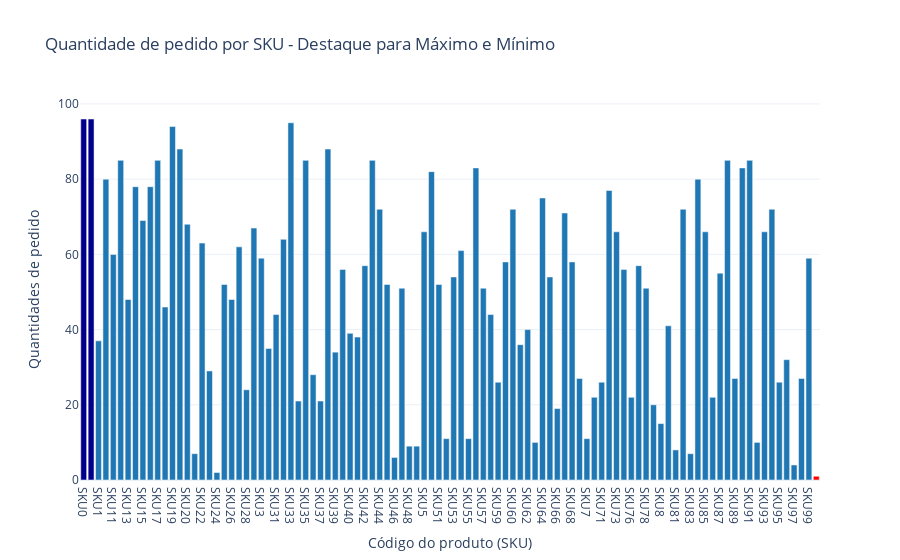

This figure's notebook cell:
### Markdown cell above
O gráfico de barras ilustra os níveis de estoque para cada SKU, com a altura das barras indicando o total de estoque disponível para cada produto.

A análise mostra uma considerável variação nos níveis de estoque entre os SKUs. Destacam-se os SKUs 12, 51 e 59, que apresentam os maiores níveis de estoque entre todos os analisados. Em contraste, o SKU 68 não está representado no gráfico, indicando que possui um nível de estoque de zero, ou seja, não há valores registrados para esse SKU.

### Code cell
# Agrupando os dados por SKU e somando as Qtd. de produto 
Qtde_de_pedido_por_SKU = TabcadeiaSup.groupby('Código do produto (SKU)')['Quantidades de pedido'].sum().reset_index()

# Identificando o valor máximo e mínimo
max_value = Qtde_de_pedido_por_SKU['Quantidades de pedido'].max()
min_value = Qtde_de_pedido_por_SKU['Quantidades de pedido'].min()

Qtde_de_pedido_por_SKU['Cor'] = Qtde_de_pedido_por_SKU['Quantidades de pedido'].apply(lambda x: 'darkblue' if x == max_value else ('red' if x == min_value else '#1f77b4'))

# Criando o gráfico de barras
Qtde_de_pedido_chart = px.bar(Qtde_de_pedido_por_SKU, 
                        x='Código do produto (SKU)', 
                        y='Quantidades de pedido', 
                        title='Quantidade de pedido por SKU - Destaque para Máximo e Mínimo',
                        color='Cor',
                        color_discrete_map={'darkblue':'darkblue', '#1f77b4':'#1f77b4', 'red':'red'})

Qtde_de_pedido_chart.update_layout(showlegend=False)

Qtde_de_pedido_chart.show()

### Figure 1 — Plotly figure (JSON) as saved in the notebook; plotly's stock layout.template omitted (floating-point values rounded to 4 significant figures)
{"data": [{"alignmentgroup": "True", "hovertemplate": "Cor=darkblue<br>Código do produto (SKU)=%{x}<br>Quantidades de pedido=%{y}<extra></extra>", "legendgroup": "darkblue", "marker": {"color": "darkblue", "pattern": {"shape": ""}}, "name": "darkblue", "offsetgroup": "darkblue", "orientation": "v", "showlegend": true, "textposition": "auto", "type": "bar", "x": ["SKU0", "SKU90"], "xaxis": "x", "y": [96, 96], "yaxis": "y"}, {"alignmentgroup": "True", "hovertemplate": "Cor=#1f77b4<br>Código do produto (SKU)=%{x}<br>Quantidades de pedido=%{y}<extra></extra>", "legendgroup": "#1f77b4", "marker": {"color": "#1f77b4", "pattern": {"shape": ""}}, "name": "#1f77b4", "offsetgroup": "#1f77b4", "orientation": "v", "showlegend": true, "textposition": "auto", "type": "bar", "x": ["SKU1", "SKU10", "SKU11", "SKU12", "SKU13", "SKU14", "SKU15", "SKU16", "SKU17", "SKU18", "SKU19", "SKU2", "SKU20", "SKU21", "SKU22", "SKU23", "SKU24", "SKU25", "SKU26", "SKU27", "SKU28", "SKU29", "SKU3", "SKU30", "SKU31", "SKU32", "SKU33", "SKU34", "SKU35", "SKU36", "SKU37", "SKU38", "SKU39", "SKU4", "SKU40", "SKU41", "SKU42", "SKU43", "SKU44", "SKU45", "SKU46", "SKU47", "SKU48", "SKU49", "SKU5", "SKU50", "SKU51", "SKU52", "SKU53", "SKU54", "SKU55", "SKU56", "SKU57", "SKU58", "SKU59", "SKU6", "SKU60", "SKU61", "SKU62", "SKU63", "SKU64", "SKU65", "SKU66", "SKU67", "SKU68", "SKU69", "SKU7", "SKU70", "SKU71", "SKU72", "SKU73", "SKU75", "SKU76", "SKU77", "SKU78", "SKU79", "SKU8", "SKU80", "SKU81", "SKU82", "SKU83", "SKU84", "SKU85", "SKU86", "SKU87", "SKU88", "SKU89", "SKU9", "SKU91", "SKU92", "SKU93", "SKU94", "SKU95", "SKU96", "SKU97", "SKU98", "SKU99"], "xaxis": "x", "y": [37, 80, 60, 85, 48, 78, 69, 78, 85, 46, 94, 88, 68, 7, 63, 29, 2, 52, 48, 62, 24, 67, 59, 35, 44, 64, 95, 21, 85, 28, 21, 88, 34, 56, 39, 38, 57, 85, 72, 52, 6, 51, 9, 9, 66, 82, 52, 11, 54, 61, 11, 83, 51, 44, 26, 58, 72, 36, 40, 10, 75, 54, 19, 71, 58, 27, 11, 22, 26, 77, 66, 56, 22, 57, 51, 20, 15, 41, 8, 72, 7, 80, 66, 22, 55, 85, 27, 83, 85, 10, 66, 72, 26, 32, 4, 27, 59], "yaxis": "y"}, {"alignmentgroup": "True", "hovertemplate": "Cor=red<br>Código do produto (SKU)=%{x}<br>Quantidades de pedido=%{y}<extra></extra>", "legendgroup": "red", "marker": {"color": "red", "pattern": {"shape": ""}}, "name": "red", "offsetgroup": "red", "orientation": "v", "showlegend": true, "textposition": "auto", "type": "bar", "x": ["SKU74"], "xaxis": "x", "y": [1], "yaxis": "y"}], "layout": {"barmode": "relative", "legend": {"title": {"text": "Cor"}, "tracegroupgap": 0}, "showlegend": false, "title": {"text": "Quantidade de pedido por SKU - Destaque para Máximo e Mínimo"}, "xaxis": {"anchor": "y", "domain": [0, 1], "title": {"text": "Código do produto (SKU)"}}, "yaxis": {"anchor": "x", "domain": [0, 1], "title": {"text": "Quantidades de pedido"}}}}
